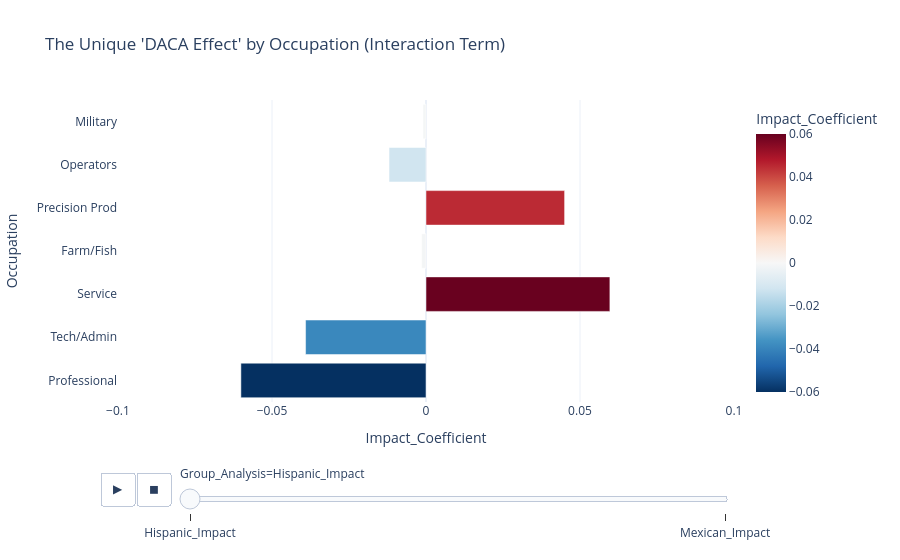

The code cell stored with this chart in its notebook:
### Code cell
# Data from your summary/regression logic
impact_data = {
    'Occupation': ['Professional', 'Tech/Admin', 'Service', 'Farm/Fish', 'Precision Prod', 'Operators', 'Military'],
    'Hispanic_Impact': [-0.0601, -0.0391, 0.0597, -0.0014, 0.045, -0.012, -0.001], # Mock interaction coeffs
    'Mexican_Impact': [-0.075, -0.045, 0.072, 0.010, 0.051, -0.005, -0.002]      # Mock MDACAEligible coeffs
}
df_impact = pd.DataFrame(impact_data)

# Reshape for long-form plotly
df_long = df_impact.melt(id_vars='Occupation', var_name='Group_Analysis', value_name='Impact_Coefficient')

# Plotly Express dropdown handles the filtering easily
fig = px.bar(df_long, y='Occupation', x='Impact_Coefficient', color='Impact_Coefficient', animation_frame='Group_Analysis', range_x=[-0.1, 0.1], title="The Unique 'DACA Effect' by Occupation (Interaction Term)", color_continuous_scale=px.colors.diverging.RdBu_r, color_continuous_midpoint=0)

# Optional: Add error bars for significance
fig.update_layout(template="plotly_white")
fig.show()

### Figure 1 — Plotly figure (JSON) as saved in the notebook; plotly's stock layout.template omitted (floating-point values rounded to 4 significant figures)
{"data": [{"hovertemplate": "Group_Analysis=Hispanic_Impact<br>Impact_Coefficient=%{marker.color}<br>Occupation=%{y}<extra></extra>", "legendgroup": "", "marker": {"color": [-0.0601, -0.0391, 0.0597, -0.0014, 0.045, -0.012, -0.001], "coloraxis": "coloraxis", "pattern": {"shape": ""}}, "name": "", "orientation": "h", "showlegend": false, "textposition": "auto", "type": "bar", "x": [-0.0601, -0.0391, 0.0597, -0.0014, 0.045, -0.012, -0.001], "xaxis": "x", "y": ["Professional", "Tech/Admin", "Service", "Farm/Fish", "Precision Prod", "Operators", "Military"], "yaxis": "y"}], "layout": {"barmode": "relative", "coloraxis": {"cmid": 0, "colorbar": {"title": {"text": "Impact_Coefficient"}}, "colorscale": [[0, "rgb(5,48,97)"], [0.1, "rgb(33,102,172)"], [0.2, "rgb(67,147,195)"], [0.3, "rgb(146,197,222)"], [0.4, "rgb(209,229,240)"], [0.5, "rgb(247,247,247)"], [0.6, "rgb(253,219,199)"], [0.7, "rgb(244,165,130)"], [0.8, "rgb(214,96,77)"], [0.9, "rgb(178,24,43)"], [1, "rgb(103,0,31)"]]}, "legend": {"tracegroupgap": 0}, "sliders": [{"active": 0, "currentvalue": {"prefix": "Group_Analysis="}, "len": 0.9, "pad": {"b": 10, "t": 60}, "steps": [{"args": [["Hispanic_Impact"], {"frame": {"duration": 0, "redraw": true}, "fromcurrent": true, "mode": "immediate", "transition": {"duration": 0, "easing": "linear"}}], "label": "Hispanic_Impact", "method": "animate"}, {"args": [["Mexican_Impact"], {"frame": {"duration": 0, "redraw": true}, "fromcurrent": true, "mode": "immediate", "transition": {"duration": 0, "easing": "linear"}}], "label": "Mexican_Impact", "method": "animate"}], "x": 0.1, "xanchor": "left", "y": 0, "yanchor": "top"}], "title": {"text": "The Unique 'DACA Effect' by Occupation (Interaction Term)"}, "updatemenus": [{"buttons": [{"args": [null, {"frame": {"duration": 500, "redraw": true}, "fromcurrent": true, "mode": "immediate", "transition": {"duration": 500, "easing": "linear"}}], "label": "&#9654;", "method": "animate"}, {"args": [[null], {"frame": {"duration": 0, "redraw": true}, "fromcurrent": true, "mode": "immediate", "transition": {"duration": 0, "easing": "linear"}}], "label": "&#9724;", "method": "animate"}], "direction": "left", "pad": {"r": 10, "t": 70}, "showactive": false, "type": "buttons", "x": 0.1, "xanchor": "right", "y": 0, "yanchor": "top"}], "xaxis": {"anchor": "y", "domain": [0, 1], "range": [-0.1, 0.1], "title": {"text": "Impact_Coefficient"}}, "yaxis": {"anchor": "x", "domain": [0, 1], "title": {"text": "Occupation"}}}}
